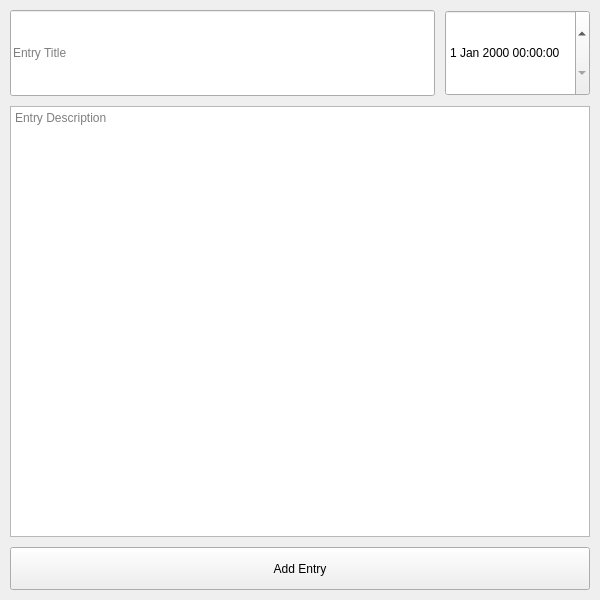
<?xml version="1.0" encoding="UTF-8"?>
<ui version="4.0">
 <class>NewEntryWindow</class>
 <widget class="QWidget" name="NewEntryWindow">
  <property name="geometry">
   <rect>
    <x>0</x>
    <y>0</y>
    <width>600</width>
    <height>600</height>
   </rect>
  </property>
  <property name="sizePolicy">
   <sizepolicy hsizetype="Ignored" vsizetype="Ignored">
    <horstretch>0</horstretch>
    <verstretch>0</verstretch>
   </sizepolicy>
  </property>
  <property name="windowTitle">
   <string>Add Entry</string>
  </property>
  <layout class="QGridLayout" name="gridLayout" rowstretch="2,10,1">
   <property name="leftMargin">
    <number>10</number>
   </property>
   <property name="topMargin">
    <number>10</number>
   </property>
   <property name="rightMargin">
    <number>10</number>
   </property>
   <property name="bottomMargin">
    <number>10</number>
   </property>
   <property name="spacing">
    <number>10</number>
   </property>
   <item row="1" column="0" colspan="2">
    <widget class="QTextEdit" name="EntryContent">
     <property name="sizePolicy">
      <sizepolicy hsizetype="Expanding" vsizetype="MinimumExpanding">
       <horstretch>0</horstretch>
       <verstretch>0</verstretch>
      </sizepolicy>
     </property>
     <property name="placeholderText">
      <string>Entry Description</string>
     </property>
    </widget>
   </item>
   <item row="0" column="0">
    <widget class="QLineEdit" name="EntryTitle">
     <property name="sizePolicy">
      <sizepolicy hsizetype="Expanding" vsizetype="MinimumExpanding">
       <horstretch>0</horstretch>
       <verstretch>0</verstretch>
      </sizepolicy>
     </property>
     <property name="placeholderText">
      <string>Entry Title</string>
     </property>
    </widget>
   </item>
   <item row="0" column="1">
    <widget class="QDateTimeEdit" name="EntryDateTime">
     <property name="sizePolicy">
      <sizepolicy hsizetype="Preferred" vsizetype="Preferred">
       <horstretch>0</horstretch>
       <verstretch>0</verstretch>
      </sizepolicy>
     </property>
    </widget>
   </item>
   <item row="2" column="0" colspan="2">
    <widget class="QPushButton" name="ConfirmAddEntry">
     <property name="sizePolicy">
      <sizepolicy hsizetype="Minimum" vsizetype="Expanding">
       <horstretch>0</horstretch>
       <verstretch>0</verstretch>
      </sizepolicy>
     </property>
     <property name="text">
      <string>Add Entry</string>
     </property>
    </widget>
   </item>
  </layout>
 </widget>
 <resources/>
 <connections/>
</ui>
